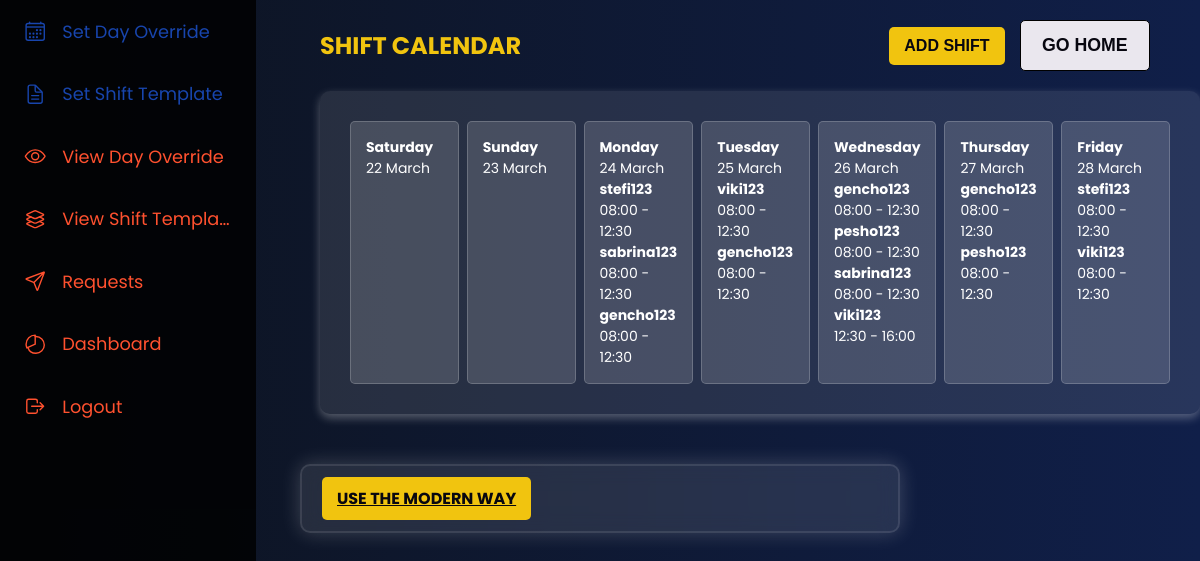
Page /shift/add (signed in) on the earlier database version.
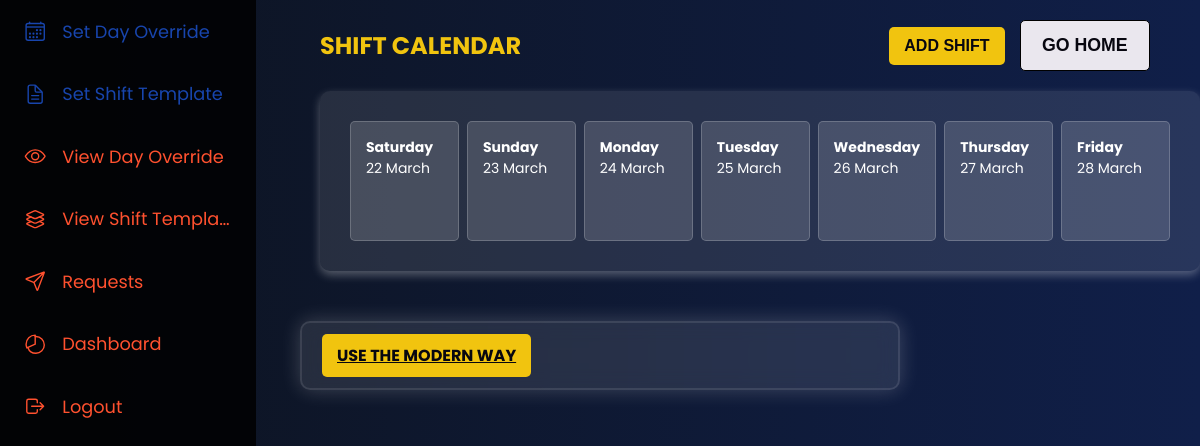
Same page on the later database version.
### app.py (models this page shows, shortened)
class Shifts(db.Model):
    __tablename__ = 'shifts'
    id = db.Column(db.Integer, primary_key=True)
    date = db.Column(db.String(20), nullable=False)
    day = db.Column(db.String(20), nullable=False)
    start_time = db.Column(db.String(20), nullable=False)
    end_time = db.Column(db.String(20), nullable=False)
    user_id = db.Column(db.Integer, db.ForeignKey('users.id'))
    skill = db.Column(db.String(100), nullable=False)
    user = db.relationship('Users', backref='shifts', foreign_keys=[user_id])

class Users(db.Model, UserMixin):
    __tablename__ = 'users'
    id = db.Column(db.Integer, primary_key=True)
    username = db.Column(db.String(20), nullable=False, unique=True)
    name = db.Column(db.String(200), nullable=False)
    email = db.Column(db.String(120), nullable=False, unique=True)
    password_hash = db.Column(db.String(128))
    role = db.Column(db.String(20), nullable=False, default='employee')
    _skill = db.Column("skill", db.String(200), nullable=True)
    company_id = db.Column(db.Integer, db.ForeignKey('company.id'), nullable=True)
    company = db.relationship('Company', backref='employees', foreign_keys=[company_id])
    @property
    def skill(self):
        return self._skill
    @skill.setter
    def skill(self, value):
        if value:
            self._skill = value.capitalize()
        else:
            self._skill = value
    @property
    def password(self):
        raise AttributeError('password is not a readable attribute')

### app.py (the view, shortened to what this page needs)
@app.route('/shift/add', methods=['GET', 'POST'])
@login_required
def add_shift():
    if current_user.role != 'manager':
        flash("Access Denied: Only managers can add shifts.")
        return redirect(url_for('home'))
    company = Company.query.filter_by(manager_id=current_user.id).first()
    if not company:
        flash("You need to create a company first!", "warning")
        return redirect(url_for('dashboard'))
    employees = Users.query.filter_by(company_id=company.id, role='employee').all()
    shifts = Shifts.query.all()
    today = datetime.now()
    calendar_days = [today + timedelta(days=i) for i in range(7)]
    return render_template('add_shift.html', employees=employees, shifts=shifts, calendar_days=calendar_days)

### app.py (called while the page is built)
@login_manager.user_loader
def load_user(user_id):
	return Users.query.get(int(user_id))

### templates/add_shift.html (shortened to what this page needs)
<!DOCTYPE html>
<html lang="en">
<head>
    <link rel="stylesheet" href="{{ url_for('static', filename='css/add_shift.css') }}">
</head>
<body style="background-color: white;">
    {% include 'navbar.html' %}
    <div class="header-container">
        <h2>Shift Calendar</h2>
        <button id="openModal" class="btn btn-primary">Add Shift</button>
        <a href="{{ url_for('dashboard') }}"><button>Go Home</button></a>
    </div>
    <div class="calendar-container">
        {% include 'calendar.html' %}
    </div>
    <div class="container">
        <a href="{{url_for('generate_schedule_route')}}"class="btn btn-primary">Use the MODERN way</a>
</body>
</html>

### templates/calendar.html
<div class="calendar">
    {% for day in calendar_days %}
        <div class="day">
            <strong>{{ day.strftime('%A') }}</strong><br>
            <span>{{ day.strftime('%d %B') }}</span>
            {% for shift in shifts %}
                {% if shift.date == day.strftime('%Y-%m-%d') %}
                    <div class="shift" data-id="{{ shift.id }}" data-date="{{ shift.date }}" data-start="{{ shift.start_time }}" data-end="{{ shift.end_time }}" data-user="{{ shift.user.id }}">
                        <strong>{{ shift.user.name }}</strong><br>
                        {{ shift.start_time }} - {{ shift.end_time }}
                    </div>
                {% endif %}
            {% endfor %}
        </div>
    {% endfor %}
</div>

Differences in the rows shown:
removed Shifts: user.name "stefi123", start_time "08:00", end_time "12:30", shown under "Monday"
removed Shifts: user.name "sabrina123", start_time "08:00", end_time "12:30", shown under "Monday"
removed Shifts: user.name "gencho123", start_time "08:00", end_time "12:30", shown under "Monday"
removed Shifts: user.name "viki123", start_time "08:00", end_time "12:30", shown under "Tuesday"
removed Shifts: user.name "gencho123", start_time "08:00", end_time "12:30", shown under "Tuesday"
removed Shifts: user.name "gencho123", start_time "08:00", end_time "12:30", shown under "Wednesday"
removed Shifts: user.name "pesho123", start_time "08:00", end_time "12:30", shown under "Wednesday"
removed Shifts: user.name "sabrina123", start_time "08:00", end_time "12:30", shown under "Wednesday"
removed Shifts: user.name "viki123", start_time "12:30", end_time "16:00", shown under "Wednesday"
removed Shifts: user.name "gencho123", start_time "08:00", end_time "12:30", shown under "Thursday"
removed Shifts: user.name "pesho123", start_time "08:00", end_time "12:30", shown under "Thursday"
removed Shifts: user.name "stefi123", start_time "08:00", end_time "12:30", shown under "Friday"
removed Shifts: user.name "viki123", start_time "08:00", end_time "12:30", shown under "Friday"
